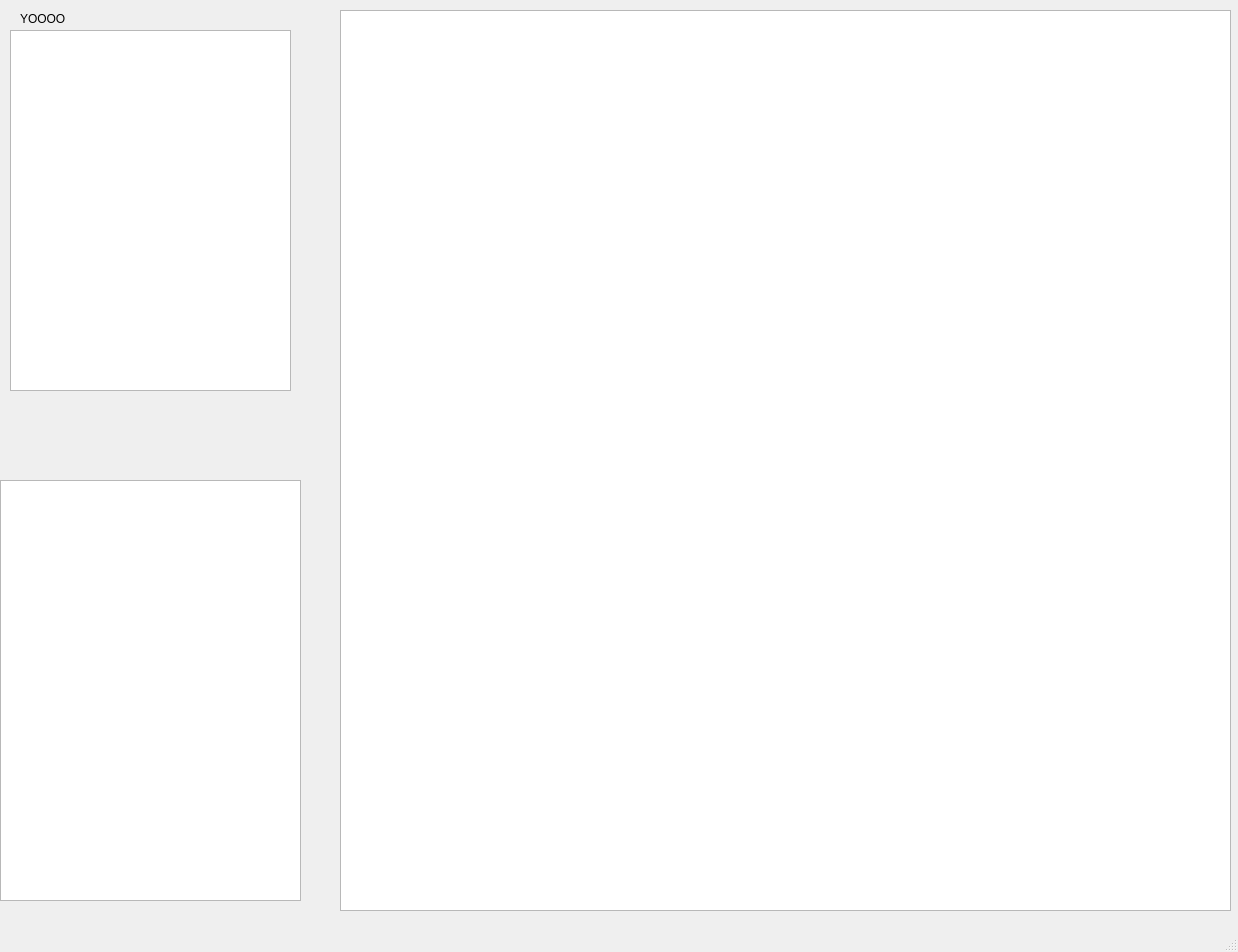
<?xml version="1.0" encoding="UTF-8"?>
<ui version="4.0">
 <class>LevelEditor</class>
 <widget class="QMainWindow" name="LevelEditor">
  <property name="geometry">
   <rect>
    <x>0</x>
    <y>0</y>
    <width>1238</width>
    <height>952</height>
   </rect>
  </property>
  <property name="windowTitle">
   <string>MainWindow</string>
  </property>
  <widget class="QWidget" name="centralwidget">
   <widget class="QListWidget" name="listWidget">
    <property name="geometry">
     <rect>
      <x>10</x>
      <y>30</y>
      <width>281</width>
      <height>361</height>
     </rect>
    </property>
   </widget>
   <widget class="QListWidget" name="listWidget_2">
    <property name="geometry">
     <rect>
      <x>0</x>
      <y>480</y>
      <width>301</width>
      <height>421</height>
     </rect>
    </property>
   </widget>
   <widget class="QGraphicsView" name="m_graphicsView">
    <property name="geometry">
     <rect>
      <x>340</x>
      <y>10</y>
      <width>891</width>
      <height>901</height>
     </rect>
    </property>
   </widget>
   <widget class="QLabel" name="m_tileStampLabel">
    <property name="geometry">
     <rect>
      <x>20</x>
      <y>10</y>
      <width>121</width>
      <height>17</height>
     </rect>
    </property>
    <property name="text">
     <string>YOOOO</string>
    </property>
   </widget>
  </widget>
  <widget class="QMenuBar" name="menubar">
   <property name="geometry">
    <rect>
     <x>0</x>
     <y>0</y>
     <width>1238</width>
     <height>25</height>
    </rect>
   </property>
  </widget>
  <widget class="QStatusBar" name="statusbar"/>
 </widget>
 <resources/>
 <connections/>
</ui>
